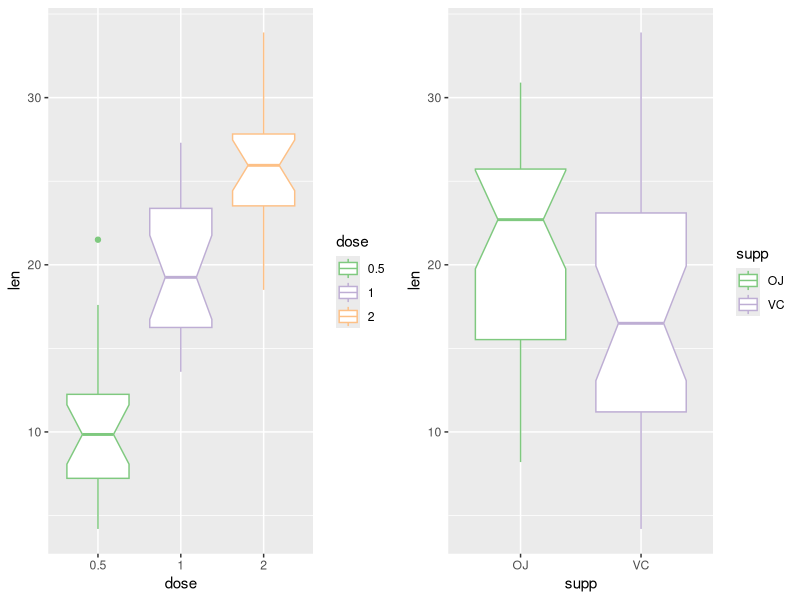

Recreate this plot in R.
## ---- chunk 1
library(datasets)
data("ToothGrowth")
str(ToothGrowth)
table(ToothGrowth$supp)
table(ToothGrowth$dose)
## ---- chunk 2
library(ggplot2)

# Plot 1
ToothGrowth <- transform(ToothGrowth, dose = factor(dose))
g1 <- ggplot(ToothGrowth, aes(x=dose, y=len, color=dose))
g1 <- g1 + geom_boxplot(notch=TRUE)
g1 <- g1 + scale_color_brewer(palette = "Accent")

# Plot 2
g2 <- ggplot(ToothGrowth, aes(x=supp, y=len, color=supp))
g2 <- g2 + geom_boxplot(notch=TRUE)
g2 <- g2 + scale_color_brewer(palette = "Accent")

# Arrange
library(gridExtra)
grid.arrange(g1, g2, nrow = 1)
## ---- chunk 3
doseMin <- ToothGrowth$len[ToothGrowth$dose == 0.5]
doseMax <- ToothGrowth$len[ToothGrowth$dose == 2]
t.test(doseMin, doseMax, paired = FALSE , var.equal = TRUE, conf.level = 0.95)$conf.int[1:2]
## ---- chunk 4
n <- length(doseMin) # doseMax is of the same length
s <- sqrt(((n-1)*var(doseMin) + (n-1)*var(doseMax))/(2*n-2))
mean(doseMin) - mean(doseMax) + c(-1,1) * qt(0.975, df = 2*n-2) * s * sqrt(1/n+1/n)
## ---- chunk 5
suppOJ <- ToothGrowth$len[ToothGrowth$supp == "OJ"]
suppVC <- ToothGrowth$len[ToothGrowth$supp == "VC"]
t.test(suppOJ, suppVC, paired = FALSE , var.equal = TRUE, conf.level = 0.95)$conf.int[1:2]
## ---- chunk 6
n <- length(suppOJ) # suppVC is of the same length
s <- sqrt(((n-1)*var(suppOJ) + (n-1)*var(suppVC))/(2*n-2))
mean(suppOJ) - mean(suppVC) + c(-1,1) * qt(0.975, df = 2*n-2) * s * sqrt(1/n+1/n)
